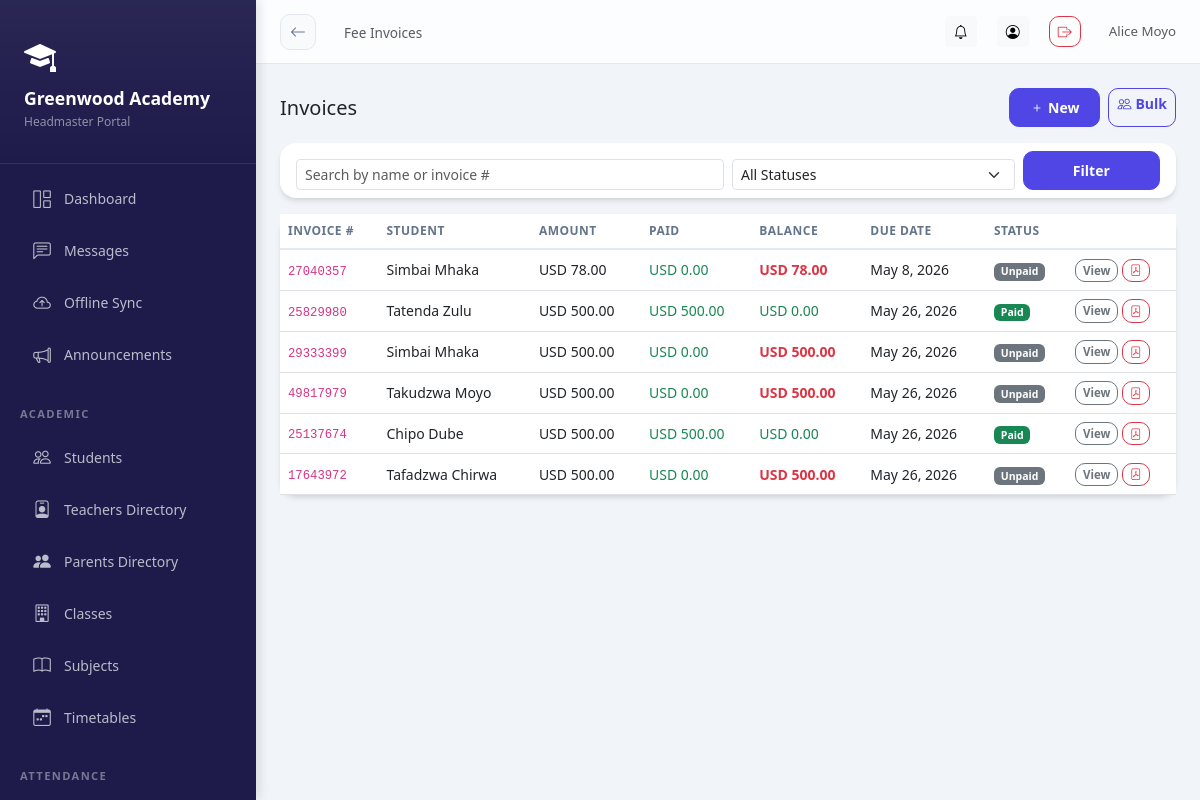
Page /fees/invoices/ (signed in) on the committed database.
### schools/models.py (models this page shows, shortened)
class School(models.Model):
    STATUS_CHOICES = [
        ('pending', 'Pending Approval'),
        ('active', 'Active'),
        ('suspended', 'Suspended'),
        ('rejected', 'Rejected'),
    ]
    name = models.CharField(max_length=200)
    subdomain = models.CharField(max_length=50, unique=True, db_index=True)
    email = models.EmailField()
    phone = models.CharField(max_length=20, blank=True)
    address = models.TextField(blank=True)
    logo = models.ImageField(upload_to='school_logos/', blank=True, null=True)
    theme_color = models.CharField(max_length=7, default='#4F46E5', help_text='Hex color code')
    motto = models.CharField(max_length=200, blank=True)
    status = models.CharField(max_length=20, choices=STATUS_CHOICES, default='pending')
    is_demo = models.BooleanField(default=False)
    created_at = models.DateTimeField(auto_now_add=True)
    updated_at = models.DateTimeField(auto_now=True)
    is_deleted = models.BooleanField(default=False)
    parent_registration_enabled = models.BooleanField(default=True)
    registration_token = models.CharField(max_length=100, unique=True, blank=True, null=True)
    subscription_active = models.BooleanField(default=False)
    subscription_expires = models.DateTimeField(null=True, blank=True)
    GRADING_SYSTEM_CHOICES = [
        ('system', 'System Grading (Default: 30% CA, 70% Exam)'),
        ('custom_weights', 'Custom CA/Exam Weights'),
        ('multiple_components', 'Multiple Assessment Components'),
        ('subject_specific', 'Subject-Specific Grading'),
    ]
    grading_system = models.CharField(
        max_length=30,
        choices=GRADING_SYSTEM_CHOICES,
        default='system',
        help_text='Choose the grading system for your school'
    )
    ca_weight = models.FloatField(
        default=30.0,
        help_text='Weight percentage for Continuous Assessment (CA)',
        validators=[MinValueValidator(0), MaxValueValidator(100)]
    )
    exam_weight = models.FloatField(
        default=70.0,
        help_text='Weight percentage for Exam',
        validators=[MinValueValidator(0), MaxValueValidator(100)]
    )
    class Meta:
        ordering = ['-created_at']

class SchoolUser(SyncBaseModel):
    ROLE_CHOICES = [
        ('headmaster', 'Headmaster'),
        ('admin', 'School Admin'),
        ('teacher', 'Teacher'),
        ('student', 'Student'),
        ('parent', 'Parent'),
    ]
    user = models.ForeignKey(User, on_delete=models.CASCADE, related_name='school_memberships')
    school = models.ForeignKey(School, on_delete=models.CASCADE, related_name='members', db_index=True)
    role = models.CharField(max_length=20, choices=ROLE_CHOICES, db_index=True)
    is_active = models.BooleanField(default=True, db_index=True)
    signature = models.ImageField(upload_to='signatures/', blank=True, null=True)
    class Meta:
        unique_together = ['user', 'school']

### fees/models.py (models this page shows, shortened)
class FeeInvoice(models.Model):
    STATUS_CHOICES = [
        ('unpaid', 'Unpaid'),
        ('partial', 'Partially Paid'),
        ('paid', 'Paid'),
        ('overdue', 'Overdue'),
        ('waived', 'Waived'),
    ]
    school = models.ForeignKey(School, on_delete=models.CASCADE, related_name='fee_invoices')
    student = models.ForeignKey(Student, on_delete=models.CASCADE, related_name='fee_invoices')
    fee_structure = models.ForeignKey(FeeStructure, on_delete=models.SET_NULL, null=True)
    invoice_number = models.CharField(max_length=50, unique=True)
    amount = models.DecimalField(max_digits=12, decimal_places=2)
    currency = models.CharField(max_length=3, default='USD')
    amount_paid = models.DecimalField(max_digits=12, decimal_places=2, default=0)
    balance = models.DecimalField(max_digits=12, decimal_places=2, default=0)
    status = models.CharField(max_length=10, choices=STATUS_CHOICES, default='unpaid')
    due_date = models.DateField(null=True, blank=True)
    issued_date = models.DateField(default=timezone.now)
    notes = models.TextField(blank=True)
    created_by = models.ForeignKey(SchoolUser, on_delete=models.SET_NULL, null=True, related_name='created_invoices')
    created_at = models.DateTimeField(auto_now_add=True)
    updated_at = models.DateTimeField(auto_now=True)
    objects = TenantManager()
    all_objects = models.Manager()
    class Meta:
        ordering = ['-issued_date']

### academics/models.py (models this page shows, shortened)
class Student(SyncBaseModel):
    GENDER_CHOICES = [
        ('M', 'Male'),
        ('F', 'Female'),
        ('O', 'Other'),
    ]
    user = models.OneToOneField(User, on_delete=models.CASCADE, related_name='student_profile')
    school = models.ForeignKey(School, on_delete=models.CASCADE, related_name='students', db_index=True)
    school_user = models.OneToOneField(SchoolUser, on_delete=models.CASCADE, related_name='student_details')
    admission_number = models.CharField(max_length=50, unique=True, db_index=True)
    date_of_birth = models.DateField()
    gender = models.CharField(max_length=1, choices=GENDER_CHOICES)
    address = models.TextField()
    phone = models.CharField(max_length=20, blank=True)
    photo = models.ImageField(upload_to='student_photos/', blank=True, null=True)
    current_class = models.ForeignKey(
        ClassSection,
        on_delete=models.SET_NULL,
        null=True,
        blank=True,
        related_name='students'
    )
    parent_name = models.CharField(max_length=200)
    parent_phone = models.CharField(max_length=20)
    parent_email = models.EmailField()
    date_joined = models.DateField(auto_now_add=True)
    is_active = models.BooleanField(default=True)
    objects = TenantManager()
    all_objects = models.Manager()
    class Meta:
        ordering = ['admission_number']

### fees/views.py (the view, shortened to what this page needs)
# urls.py: path('invoices/', views.invoice_list, name='invoice_list'),
@login_required
def invoice_list(request):
    school = request.school
    school_user = SchoolUser.objects.filter(user=request.user, school=school).first()
    qs = FeeInvoice.objects.filter(school=school).select_related('student__user', 'fee_structure')
    if school_user and school_user.role == 'parent':
        qs = qs.filter(student__parent_email=request.user.email)
    status_filter = request.GET.get('status')
    search = request.GET.get('search')
    if status_filter:
        qs = qs.filter(status=status_filter)
    context = {
        'invoices': qs.order_by('-created_at'),
        'status_filter': status_filter,
        'search': search,
    }
    return render(request, 'fees/invoice_list.html', context)

### core/models.py (called while the page is built)
    def get_queryset(self):
        queryset = super().get_queryset()
        school = get_current_school()
        if school:
            return queryset.filter(school=school)
        return queryset

### schools/context_processors.py (called while the page is built)
def school_context(request):
    school = getattr(request, 'school', None)
    school_role = ''
    if school and request.user.is_authenticated:
        try:
            su = SchoolUser.objects.get(user=request.user, school=school, is_active=True)
            school_role = su.role
        except SchoolUser.DoesNotExist:
            pass
    return {
        'current_school': school,
        'school_role': school_role,
    }

### templates/fees/invoice_list.html (shortened to what this page needs)
{% extends "base_dashboard.html" %}
{% block page_title %}Fee Invoices{% endblock %}
{% block content %}
<div class="d-flex justify-content-between align-items-center mb-3">
  <h5 class="mb-0">Invoices</h5>
  {% if school_role != 'parent' %}
  <div class="d-flex gap-2">
    <a href="{% url 'fees:create_invoice' %}" class="btn btn-sm btn-primary"><i class="bi bi-plus me-1"></i>New</a>
    <a href="{% url 'fees:bulk_invoice' %}" class="btn btn-sm btn-outline-primary"><i class="bi bi-people me-1"></i>Bulk</a>
  </div>
  {% endif %}
</div>
<div class="card mb-3">
  <div class="card-body py-2">
    <form method="get" class="row g-2 align-items-end">
      <div class="col-md-6">
        <input type="text" name="search" class="form-control form-control-sm" placeholder="Search by name or invoice #" value="{{ search|default:'' }}">
      </div>
      <div class="col-md-4">
        <select name="status" class="form-select form-select-sm">
          <option value="">All Statuses</option>
        </select>
      </div>
      <div class="col-md-2"><button type="submit" class="btn btn-sm btn-primary w-100">Filter</button></div>
    </form>
  </div>
</div>
<div class="card">
  <div class="card-body p-0">
    <div class="table-responsive">
      <table class="table table-hover mb-0">
        <thead><tr><th>Invoice #</th><th>Student</th><th>Amount</th><th>Paid</th><th>Balance</th><th>Due Date</th><th>Status</th><th></th></tr></thead>
        <tbody>
          {% for inv in invoices %}
          <tr>
            <td><code>{{ inv.invoice_number }}</code></td>
            <td>{{ inv.student.user.get_full_name }}</td>
            <td>{{ inv.currency }} {{ inv.amount }}</td>
            <td class="text-success">{{ inv.currency }} {{ inv.amount_paid }}</td>
            <td class="{% if inv.balance > 0 %}text-danger fw-semibold{% else %}text-success{% endif %}">{{ inv.currency }} {{ inv.balance }}</td>
            <td>{{ inv.due_date|default:"-" }}</td>
            <td><span class="badge {% if inv.status == 'paid' %}bg-success{% elif inv.status == 'partial' %}bg-warning text-dark{% elif inv.status == 'overdue' %}bg-danger{% else %}bg-secondary{% endif %}">{{ inv.get_status_display }}</span></td>
            <td>
              <a href="{% url 'fees:invoice_detail' inv.pk %}" class="btn btn-xs btn-outline-secondary" style="font-size:.72rem;padding:2px 7px;">View</a>
              <a href="{% url 'fees:invoice_pdf' inv.pk %}" class="btn btn-xs btn-outline-danger" style="font-size:.72rem;padding:2px 7px;"><i class="bi bi-file-pdf"></i></a>
            </td>
          </tr>
          {% empty %}<tr><td colspan="8" class="text-center text-muted py-4">No invoices found.</td></tr>
          {% endfor %}
        </tbody>
      </table>
    </div>
  </div>
</div>
{% endblock %}

### templates/base_dashboard.html (shortened to what this page needs)
<!DOCTYPE html>
<html lang="en">
<head>
<link rel="stylesheet" href="https://cdn.jsdelivr.net/npm/bootstrap@5.3.0/dist/css/bootstrap.min.css">
<link rel="stylesheet" href="https://cdn.jsdelivr.net/npm/bootstrap-icons@1.11.0/font/bootstrap-icons.css">
<link href="https://cdn.jsdelivr.net/npm/tom-select@2.2.2/dist/css/tom-select.bootstrap5.css" rel="stylesheet">
</head>
<body>
<div class="sidebar" id="sidebar">
  <div class="sidebar-brand">
    {% if current_school.logo %}
      <img src="{{ current_school.logo.url }}" alt="{{ current_school.name }}" class="rounded">
  {% else %}
    <i class="bi bi-mortarboard-fill text-white mb-2 d-block" style="font-size: 2rem;"></i>
  {% endif %}
  <h5>{{ current_school.name|default:"AcademiaLink" }}</h5>
  <small>{{ school_role|title }} Portal</small>
  </div>
  <nav class="py-2">
    <a href="{% url 'analytics:dashboard' %}" class="nav-link {% if request.path == '/analytics/dashboard/' %}active{% endif %}">
      <i class="bi bi-grid-1x2"></i> Dashboard
    </a>
    <a href="{% url 'messaging:list' %}" class="nav-link {% if 'messages' in request.path %}active{% endif %}">
      <i class="bi bi-chat-left-text"></i> Messages
    </a>
    <a href="{% url 'offline_sync' %}" class="nav-link {% if request.resolver_match.url_name == 'offline_sync' %}active{% endif %}">
      <i class="bi bi-cloud-arrow-up"></i>
      <span>Offline Sync</span>
    </a>
    <a href="{% url 'notifications:announcements' %}" class="nav-link {% if 'announcements' in request.path %}active{% endif %}">
      <i class="bi bi-megaphone"></i> Announcements
    </a>
    {% if school_role in 'headmaster,teacher' %}
    <div class="nav-section">Academic</div>
    <a href="{% url 'academics:student_list' %}" class="nav-link {% if 'students' in request.path %}active{% endif %}">
      <i class="bi bi-people"></i> Students
    </a>
    {% if school_role in 'headmaster,teacher,admin' %}
    <a href="{% url 'academics:teacher_list' %}" class="nav-link {% if 'teachers' in request.path %}active{% endif %}">
      <i class="bi bi-person-badge"></i> Teachers Directory
    </a>
    <a href="{% url 'academics:parent_list' %}" class="nav-link {% if 'parents' in request.path %}active{% endif %}">
      <i class="bi bi-people-fill"></i> Parents Directory
    </a>
    {% endif %}
    <a href="{% url 'academics:class_section_list' %}" class="nav-link {% if 'sections' in request.path %}active{% endif %}">
      <i class="bi bi-building"></i> Classes
    </a>
    <a href="{% url 'academics:subject_list' %}" class="nav-link {% if 'subjects' in request.path %}active{% endif %}">
      <i class="bi bi-book"></i> Subjects
    </a>
    {% if school_role in 'headmaster,teacher,admin' %}
    <a href="{% url 'timetable:dashboard' %}" class="nav-link {% if 'timetable' in request.path %}active{% endif %}">
      <i class="bi bi-calendar-week"></i> Timetables
    </a>
    {% endif %}
    <div class="nav-section">Attendance</div>
    <a href="{% url 'attendance:home' %}" class="nav-link {% if 'attendance' in request.path %}active{% endif %}">
    </a>
    {% endif %}
  </nav>
</div>
<div class="main-content">
  <div class="topbar">
    <div class="topbar-left">
      <a href="javascript:history.back()" class="btn-back d-none d-md-flex" id="global-back-btn" title="Go Back">
        <i class="bi bi-arrow-left"></i>
      </a>
      <nav aria-label="breadcrumb" class="d-none d-md-block">
        <span class="text-muted" style="font-size:.85rem;">{% block page_title %}{% endblock %}</span>
      </nav>
    </div>
    <div class="topbar-right">
        <a href="{% url 'notifications:list' %}" class="btn btn-sm btn-light position-relative" title="Notifications">
        <i class="bi bi-bell"></i>
      </a>
      <a href="{% url 'accounts:profile' %}" class="btn btn-sm btn-light" title="Profile">
        <i class="bi bi-person-circle"></i>
      </a>
      <a href="{% url 'accounts:logout' %}" class="btn btn-sm btn-outline-danger" title="Logout">
        <i class="bi bi-box-arrow-right"></i>
      </a>
      <span class="text-muted d-none d-md-inline-block ms-2" style="font-size:.83rem;">
        {{ user.get_full_name|default:user.username }}
      </span>
    </div>
  </div>
  <div class="page-content">
    {% block content %}{% endblock %}
  </div>
</div>
</body>
</html>

### rows in the picture
School: name "Greenwood Academy"
SchoolUser: role "Headmaster"
FeeInvoice: invoice_number "27040357", student.user.get_full_name "Simbai Mhaka", currency "USD", amount "78.00", amount_paid "0.00", balance "78.00", due_date "May 8, 2026", status "Unpaid"
FeeInvoice: invoice_number "25829980", student.user.get_full_name "Tatenda Zulu", currency "USD", amount "500.00", amount_paid "500.00", balance "0.00", due_date "May 26, 2026", status "Paid"
FeeInvoice: invoice_number "29333399", student.user.get_full_name "Simbai Mhaka", currency "USD", amount "500.00", amount_paid "0.00", balance "500.00", due_date "May 26, 2026", status "Unpaid"
FeeInvoice: invoice_number "49817979", student.user.get_full_name "Takudzwa Moyo", currency "USD", amount "500.00", amount_paid "0.00", balance "500.00", due_date "May 26, 2026", status "Unpaid"
FeeInvoice: invoice_number "25137674", student.user.get_full_name "Chipo Dube", currency "USD", amount "500.00", amount_paid "500.00", balance "0.00", due_date "May 26, 2026", status "Paid"
FeeInvoice: invoice_number "17643972", student.user.get_full_name "Tafadzwa Chirwa", currency "USD", amount "500.00", amount_paid "0.00", balance "500.00", due_date "May 26, 2026", status "Unpaid"

### other values in the picture
{{ user.get_full_name|default:user.username }} "Alice Moyo"
